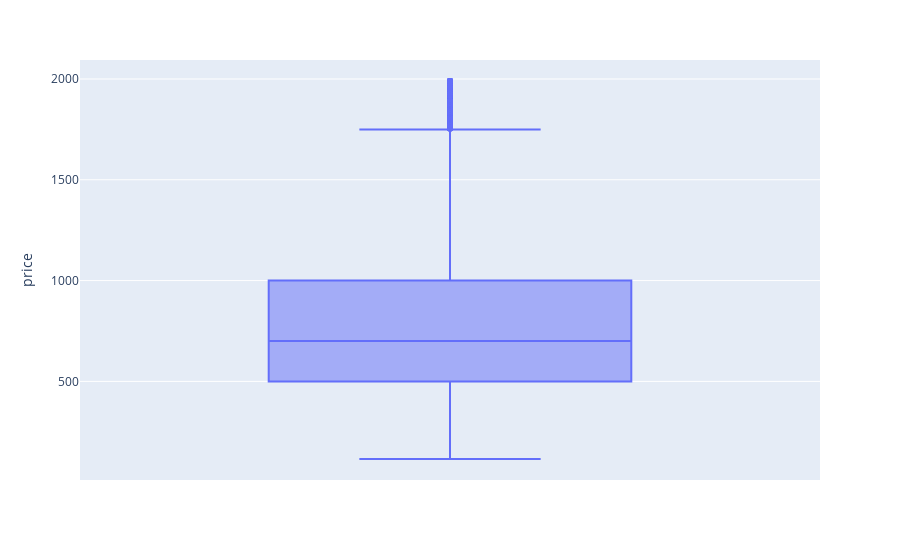

This figure's notebook cell:
### Code cell
fig = px.box(df_filtered_outliers, y='price')
fig.show()

### Figure 1 — Plotly figure (JSON) as saved in the notebook; plotly's stock layout.template omitted (floating-point values rounded to 4 significant figures; data arrays with more than 128 entries replaced by an {"elided": "..."} marker saying what was removed)
{"data": [{"alignmentgroup": "True", "hovertemplate": "price=%{y}<extra></extra>", "legendgroup": "", "marker": {"color": "#636efa"}, "name": "", "notched": false, "offsetgroup": "", "orientation": "v", "showlegend": false, "type": "box", "x0": " ", "xaxis": "x", "y": {"elided": "61953 int values"}, "y0": " ", "yaxis": "y"}], "layout": {"boxmode": "group", "legend": {"tracegroupgap": 0}, "margin": {"t": 60}, "xaxis": {"anchor": "y", "domain": [0, 1]}, "yaxis": {"anchor": "x", "domain": [0, 1], "title": {"text": "price"}}}}
